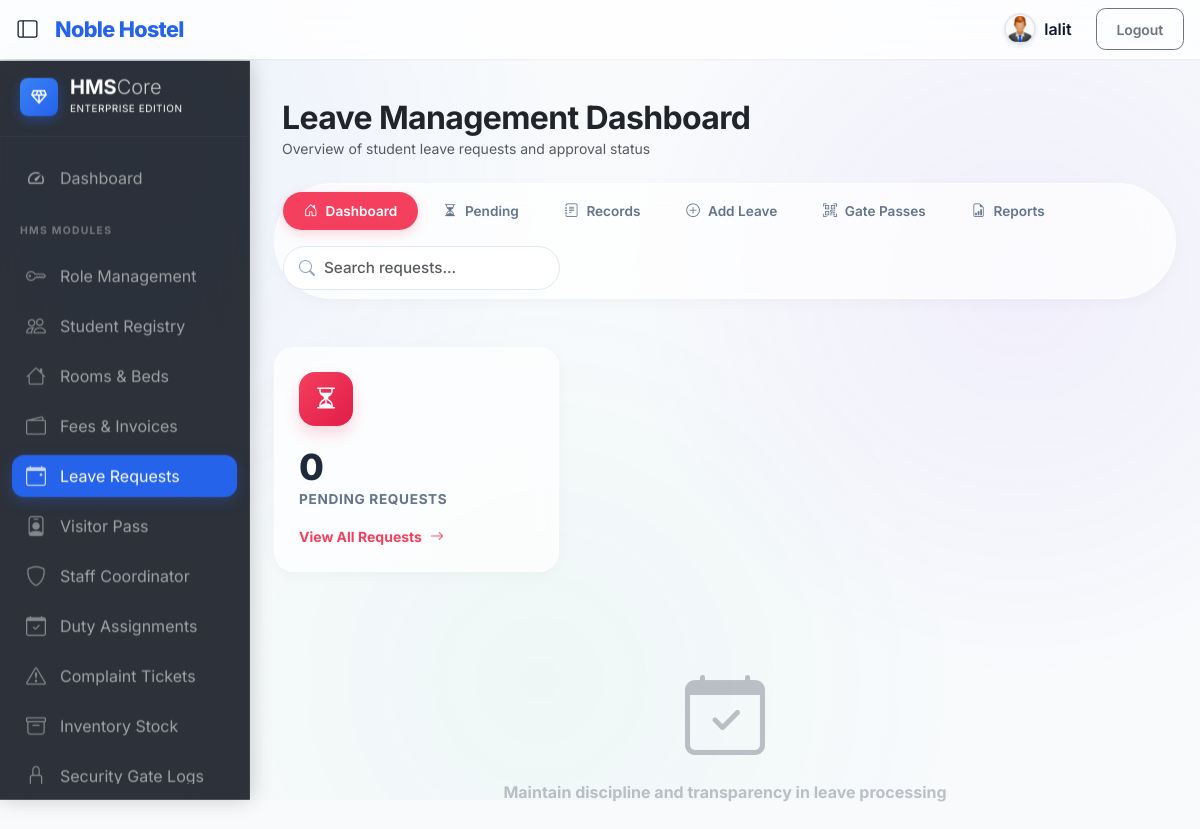
The app's page /leave/ (signed in) with its own data.
### authentication/models.py (models this page shows, shortened)
class Module(models.Model):
    name = models.CharField(max_length=100, unique=True)
    code = models.SlugField(max_length=100, unique=True)  # e.g. 'student', 'room', 'paybill'
    menu_label = models.CharField(max_length=100, blank=True, help_text="Label shown in sidebar menu")
    icon = models.CharField(max_length=60, blank=True, help_text="Bootstrap icon class e.g. bi-people")
    url_name = models.CharField(max_length=100, blank=True, help_text="Django URL name for the module index page")
    order = models.PositiveSmallIntegerField(default=0, help_text="Sidebar display order (lower = higher)")
    parent_code = models.SlugField(max_length=100, blank=True, help_text="Parent module code for sub-menus")
    class Meta:
        ordering = ['order', 'name']

### leave/views.py (the view)
# urls.py: path('', views.leave_base, name='leave_base'),
@login_required(login_url='/authentication/login')
@permission_required('leave', 'view')
def leave_base(request):
    if hasattr(request.user, 'profile') and request.user.profile.role.name == 'Student':
        pending_leave_count = HostelLeave.objects.filter(student__user=request.user, status='pending').count()
    else:
        pending_leave_count = HostelLeave.objects.filter(status='pending').count()
    return render(request, 'leave/leave_base.html', {'leave': pending_leave_count})

### template/leave/leave_base.html (shortened to what this page needs)
{% extends 'base.html' %}
{% load static %}
{% block content %}
<div class="container-fluid py-4">
    <div class="d-flex align-items-center justify-content-between mb-4 px-2">
        <div>
            <h2 class="fw-bold text-dark mb-0" style="letter-spacing: -0.02em;">Leave Management Dashboard</h2>
            <p class="text-muted small mb-0">Overview of student leave requests and approval status</p>
        </div>
    </div>
    {% include 'leave/leave_nav.html' %}
    <div class="row g-4 mt-1">
        <div class="col-md-6 col-lg-4">
            <div class="glass-card stat-card-premium p-4 h-100">
                <div class="icon-box-gradient grad-rose">
                    <i class="bi bi-hourglass-split"></i>
                </div>
                <div class="stat-value">{{ leave|default:0 }}</div>
                <div class="stat-label">Pending Requests</div>
                <a href="{% url 'pending_leave' %}" class="mt-3 d-flex align-items-center text-rose fw-bold small text-decoration-none" style="color: #f43f5e;">
                    View All Requests <i class="bi bi-arrow-right ms-2"></i>
                </a>
            </div>
        </div>
    </div>
    <div class="row mt-5">
        <div class="col-12 text-center opacity-25 py-5">
            <i class="bi bi-calendar-check display-1"></i>
            <p class="mt-3 fw-bold">Maintain discipline and transparency in leave processing</p>
        </div>
    </div>
</div>
{% endblock %}

### template/title_nav.html (shortened to what this page needs)
{% load static %}
{% block content %}
<div class="d-flex align-items-center">
  <button id="sidebarToggleBtn" class="btn btn-sm sidebar-toggle-btn me-2 ms-2" type="button" title="Toggle Sidebar" aria-label="Toggle Sidebar">
    <i class="bi bi-layout-sidebar fs-5"></i>
  </button>
  <a class="navbar-brand" href="#">Noble Hostel</a>
</div>
  <div class="navbar-nav ">
    {% if request.user.is_authenticated %}
    <form action="{% url 'logout'%}" method="post" class="nav-item text-nowrap d-flex justify-content-center align-items-center">
      {% if request.user.student and request.user.student.photo %}
        <img src="{{ request.user.student.photo.url }}" class="shadow-sm" style="width: 32px; height: 32px; object-fit: cover; border-radius: 50%; border: 2px solid #e2e8f0;" alt="User">
      {% else %}
        <img src="{% static 'image/User.jpg' %}" class="shadow-sm" style="width: 32px; height: 32px; object-fit: cover; border-radius: 50%; border: 2px solid #e2e8f0;" alt="User">
      {% endif %}
      <a class="nav-link m-2 fw-semibold" href="#">
        {% if request.user.student %}
          {{ request.user.student.name }}
        {% else %}
          {{ request.user.username }}
        {% endif %}
      </a>
      <input class="btn btn-sm btn-outline-secondary m-2 mx-3" type="submit" value="Logout">
    </form>
  {% endif %}
  </div>
{% endblock  %}

### template/side_navbar.html (shortened to what this page needs)
{% load static %}
{% load rbac_tags %}
{% block content %}
<div class="d-none d-md-block p-0 sidebar-wrapper z-2">
    <nav id="sidebarMenu" class="sidebar-pro">
        <div class="sidebar-brand d-flex align-items-center">
            <div class="brand-icon rounded-3 bg-gradient-primary d-flex align-items-center justify-content-center" style="width:38px; height:38px;">
                <span class="material-symbols-outlined text-white fs-5">diamond</span>
            </div>
            <div class="d-flex flex-column">
                <span class="fs-5 fw-bold text-white lh-1 tracking-tighter">HMS<span class="fw-light opacity-75">Core</span></span>
                <span class="text-white opacity-40 mt-1" style="font-size: 0.625rem; letter-spacing: 0.05em; text-transform: uppercase;">Enterprise Edition</span>
            </div>
        </div>
        <ul class="nav flex-column mb-auto">
            {% if is_superadmin or user.profile.role.name == 'Admin' or user.profile.role.name == 'Staff' %}
            <li class="nav-item">
                <a class="nav-link {% if request.resolver_match.url_name == 'superadmin_dashboard' %}active{% endif %}" aria-current="page" href="{% url 'superadmin_dashboard' %}">
                    <span class="material-symbols-outlined">speed</span>
                    <span class="sidebar-label">Dashboard</span>
                </a>
            </li>
            {% endif %}
            {% if user.profile.role.name == 'Student' %}
            <li class="nav-section">
                <span class="section-title">My Profile</span>
            </li>
            <li class="nav-item">
                <a class="nav-link" href="{% url 'student_app:student_profile' %}">
                    <span class="material-symbols-outlined">person</span>
                    <span class="sidebar-label">My Profile</span>
                </a>
            </li>
            <li class="nav-item">
                <a class="nav-link" href="{% url 'student_app:change_password' %}">
                    <span class="material-symbols-outlined">lock</span>
                    <span class="sidebar-label">Change Password</span>
                </a>
            </li>
            <li class="nav-section">
                <span class="section-title">Logistics & Fees</span>
            </li>
            <li class="nav-item">
                <a class="nav-link" href="#">
                    <span class="material-symbols-outlined">bed</span>
                    <span class="sidebar-label">My Room</span>
                </a>
            </li>
            <li class="nav-item">
                <a class="nav-link" href="{% url 'student_app:student_leave_details' %}">
                    <span class="material-symbols-outlined">event_note</span>
                    <span class="sidebar-label">My Leave Requests</span>
                </a>
            </li>
            <li class="nav-item">
                <a class="nav-link" href="{% url 'student_app:food_schedule' %}">
                    <span class="material-symbols-outlined">restaurant</span>
                    <span class="sidebar-label">Food Schedule</span>
                </a>
            </li>
            <li class="nav-item">
                <a class="nav-link" href="{% url 'student_app:student_fee_details' %}">
                    <span class="material-symbols-outlined">receipt_long</span>
                    <span class="sidebar-label">Fee Details</span>
                </a>
            </li>
            {% else %}
            {% if visible_modules %}
            <li class="nav-section">
                <span class="section-title">HMS Modules</span>
            </li>
            {% for module in visible_modules %}
            <li class="nav-item">
                <a class="nav-link {% if request.resolver_match.url_name == module.url_name or request.resolver_match.view_name == module.url_name %}active{% endif %}" href="{% url module.url_name %}" title="{{ module.menu_label }}">
                    {% if "bi-" in module.icon %}
                    <i class="bi {{ module.icon }} opacity-75 fs-5"></i>
                    {% else %}
                    <span class="material-symbols-outlined">{{ module.icon }}</span>
                    {% endif %}
                    <span class="sidebar-label">{{ module.menu_label }}</span>
                </a>
            </li>
            {% endfor %}
            {% endif %}
            {% endif %}
        </ul>
    </nav>
</div>
{% endblock %}

### template/leave/leave_base.html (style rules this page uses)
body { font-family: 'Outfit', sans-serif; background-color: #f8fafc; }
.glass-card { background: rgba(255, 255, 255, 0.7); backdrop-filter: blur(12px); -webkit-backdrop-filter: blur(12px); border: 1px solid rgba(255, 255, 255, 0.4); border-radius: 1.25rem; box-shadow: 0 4px 15px rgba(0,0,0,0.03); }
.stat-card-premium { position: relative; overflow: hidden; transition: all 0.3s ease; max-width: 350px; }
.icon-box-gradient { width: 54px; height: 54px; display: flex; align-items: center; justify-content: center; border-radius: 1rem; font-size: 1.5rem; color: white; margin-bottom: 1.25rem; }
.grad-rose { background: linear-gradient(135deg, #f43f5e 0%, #e11d48 100%); box-shadow: 0 8px 15px rgba(244, 63, 94, 0.2); }
.stat-value { font-size: 2.25rem; font-weight: 800; color: #1e293b; letter-spacing: -0.02em; line-height: 1.2; }
.stat-label { font-size: 0.85rem; font-weight: 700; color: #64748b; text-transform: uppercase; letter-spacing: 0.05em; }

### records on screen
Module: menu_label "Role Management"
Module: menu_label "Student Registry"
Module: menu_label "Rooms & Beds"
Module: menu_label "Fees & Invoices"
Module: menu_label "Leave Requests"
Module: menu_label "Visitor Pass"
Module: menu_label "Staff Coordinator"
Module: menu_label "Duty Assignments"
Module: menu_label "Complaint Tickets"
Module: menu_label "Inventory Stock"
Module: menu_label "Security Gate Logs"

### other values on screen
{{ request.user.username }} "lalit"
{{ leave|default:0 }} "0"
